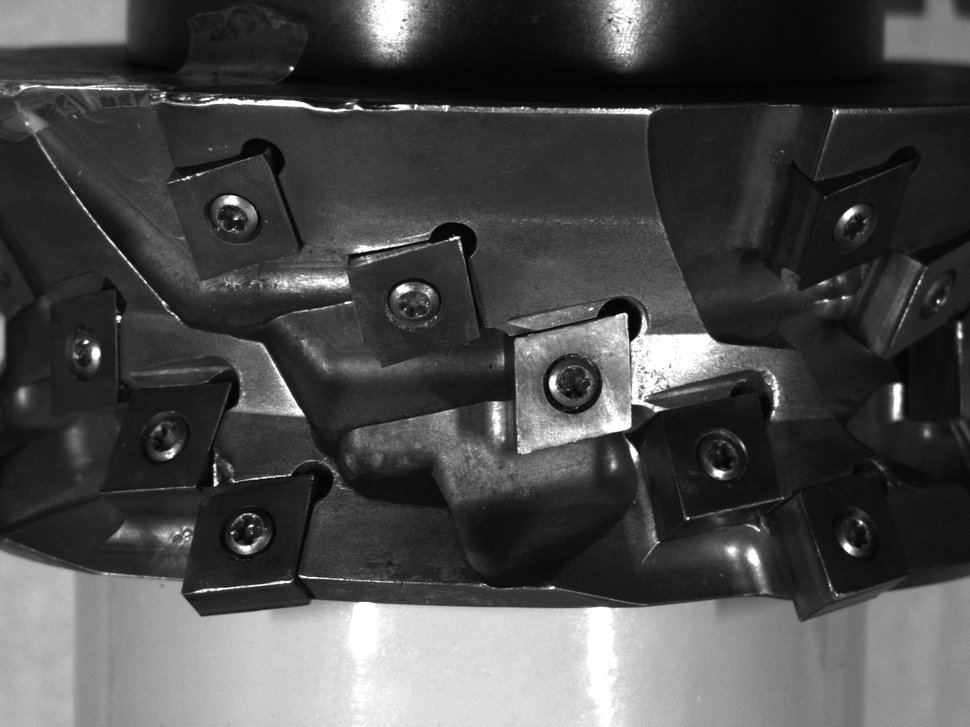
#> input picture Assignment-1/Task_8/HeadTool0002.bmp, 970 x 727 px, shrunk from 1280 x 960 before the run, found by its file name
$ jupyter execute task_part3.ipynb
#> lines starting #> are read from the running program, lines starting #| are printed output that depends on the picture; after the words box and inside, x2 and y2 are one past the last pixel; in counts of white or black regions, pixels touching at a corner belong together
[cell 1]
import matplotlib.pyplot as plt
import numpy as np
from skimage.transform import hough_line, hough_line_peaks
import cv2 as cv

[cell 2]
path = 'C:/Users/amrut/GitHub/Pattern-Recognition-Gr7/Assignment-1/Task_8/HeadTool0002.bmp'
img = plt.imread(path)
#> img is the input picture: shape (727, 970); min 2, max 255, mean 74.4
plt.figure(figsize=(8, 8))
plt.imshow(img, cmap='gray')
plt.title('Original Image')
plt.show()

double=np.asarray(img,dtype=np.float64) / 255.0
plt.figure(figsize=(8, 8))
plt.imshow(double, cmap='gray')
plt.title('Image in Double Precision')
plt.show()

image_cv = cv2.imread(path)
image_bw = cv2.cvtColor(image_cv, cv2.COLOR_BGR2GRAY)

clahe = cv2.createCLAHE(clipLimit=5)
final_img = clahe.apply(image_bw) + 30

_, ordinary_img = cv2.threshold(image_bw, 155, 255, cv2.THRESH_BINARY)

cv2.imshow("ordinary threshold", ordinary_img)
cv2.imshow("CLAHE image", final_img)

[cell 3]
hist,bins = np.histogram(img.flatten(),256,[0,256])
#> hist = 256 values, max 12085 at index 31, min 0 at index 0, mean 2754.6; bins = 257 values from 0 to 256

cdf = hist.cumsum()
#> cdf = 256 values from 0 to 705190
cdf_normalized = cdf * float(hist.max()) / cdf.max()
#> cdf_normalized = 256 values from 0 to 12085

plt.plot(cdf_normalized, color = 'b')
plt.hist(img.flatten(),256,[0,256], color = 'r')
plt.xlim([0,256])
plt.legend(('cdf','histogram'), loc = 'upper left')
plt.show()
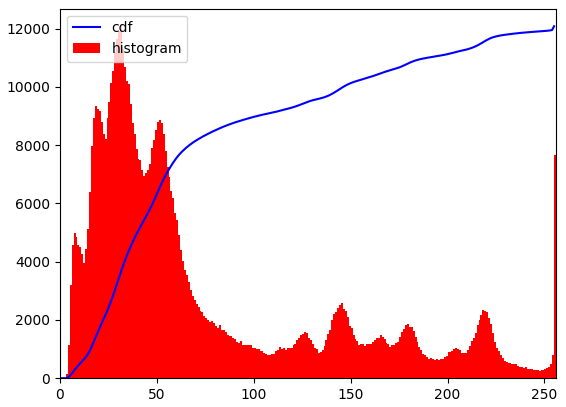
#> figure drawn by matplotlib, 1 panel; tallest bar 12085 high, from x = 31 to 32; curve peaks at x = 255, y = 12085

hist,bins = np.histogram(double.flatten(),256,[0,256])
#> hist = 256 values, max 697539 at index 0, min 0 at index 2, mean 2754.6

cdf = hist.cumsum()
#> cdf = 256 values from 697539 to 705190
cdf_normalized = cdf * float(hist.max()) / cdf.max()
#> cdf_normalized = 256 values from 689971 to 697539

plt.plot(cdf_normalized, color = 'b')
plt.hist(img.flatten(),256,[0,256], color = 'r')
plt.xlim([0,256])
plt.legend(('cdf','histogram'), loc = 'upper left')
plt.show()
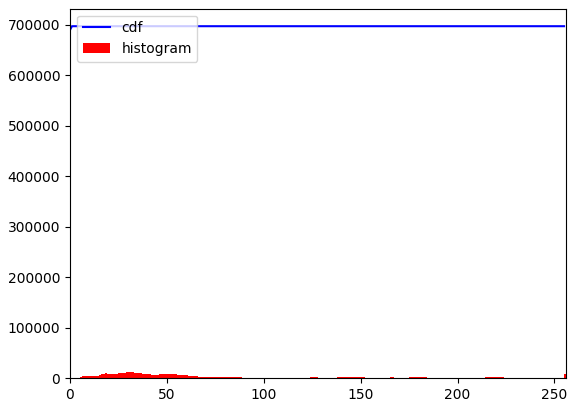
#> figure drawn by matplotlib, 1 panel; tallest bar 12085 high, from x = 31 to 32; curve peaks at x = 1, y = 697539

[cell 4]
cdf_m = np.ma.masked_equal(cdf,0)
cdf_m = (cdf_m - cdf_m.min())*255/(cdf_m.max()-cdf_m.min())
cdf = np.ma.filled(cdf_m,0).astype('uint8')
#> cdf = 256 values from 0 to 255
img2 = cdf[img]
#> img2: shape (727, 970); every value is 255
#img2_d = cdf[double]

hist,bins = np.histogram(img2.flatten(),256,[0,256])
#> hist = 256 values from 0 to 705190

cdf = hist.cumsum()
#> cdf = 256 values from 0 to 705190
cdf_normalized = cdf * float(hist.max()) / cdf.max()
#> cdf_normalized = 256 values from 0 to 705190

plt.plot(cdf_normalized, color = 'b')
plt.hist(img.flatten(),256,[0,256], color = 'r')
plt.xlim([0,256])
plt.legend(('cdf','histogram'), loc = 'upper left')
plt.show()
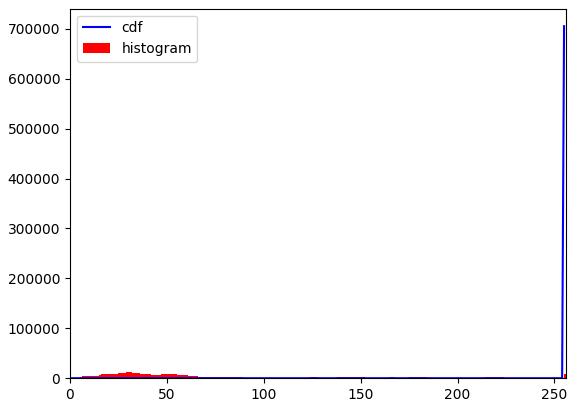
#> figure drawn by matplotlib, 1 panel; tallest bar 12085 high, from x = 31 to 32; curve peaks at x = 255, y = 705190

'''hist,bins = np.histogram(img2_d.flatten(),256,[0,256])

cdf = hist.cumsum()
cdf_normalized = cdf * float(hist.max()) / cdf.max()

plt.plot(cdf_normalized, color = 'b')
plt.hist(img.flatten(),256,[0,256], color = 'r')
plt.xlim([0,256])
plt.legend(('cdf','histogram'), loc = 'upper left')
plt.show()'''

[cell 5]
equ = cv.equalizeHist(img)
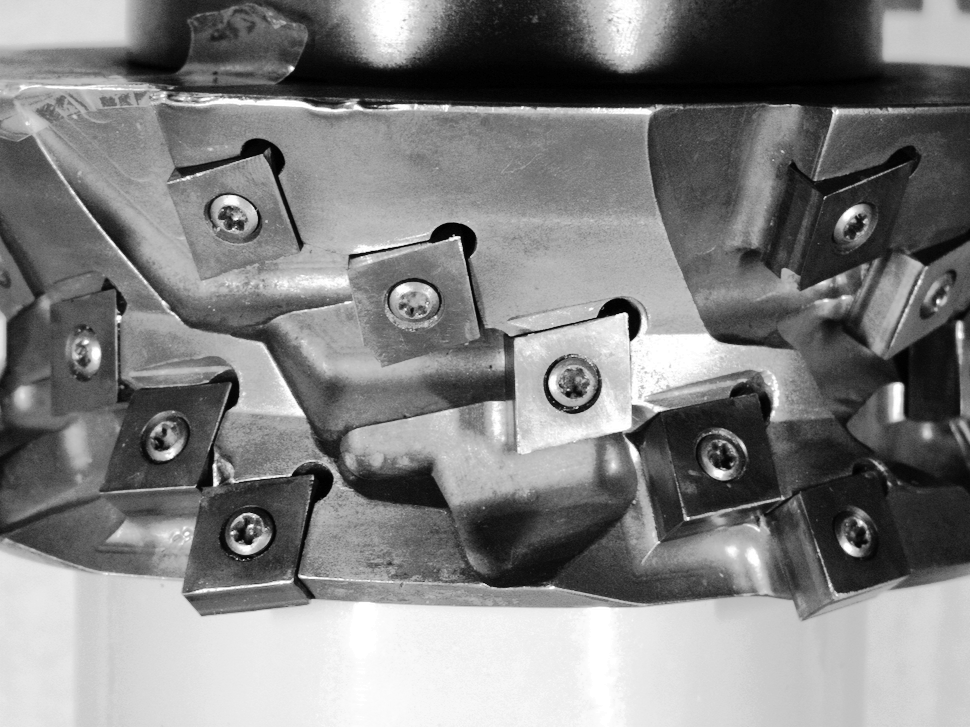
#> equ: shape (727, 970); min 0, max 255, mean 128.6
res = np.hstack((img,equ)) #stacking images side-by-side
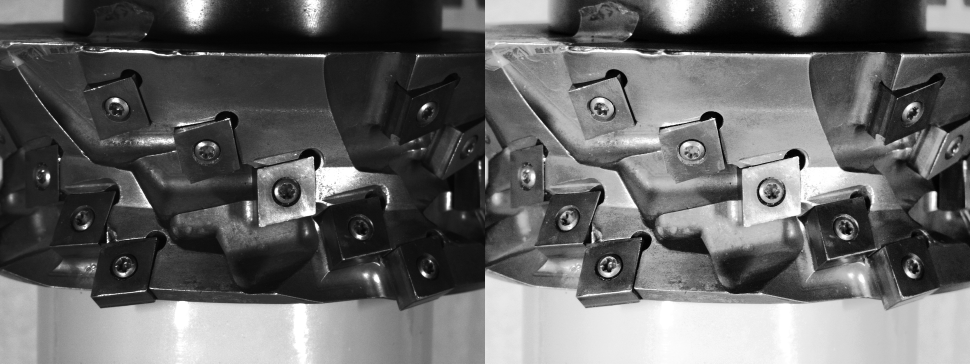
#> res: shape (727, 1940) (shown at 1/2 size); min 0, max 255, mean 101.5
cv.imwrite('res.png',res)

clahe = cv.createCLAHE(clipLimit=2.0, tileGridSize=(8,8))
cl1 = clahe.apply(img)
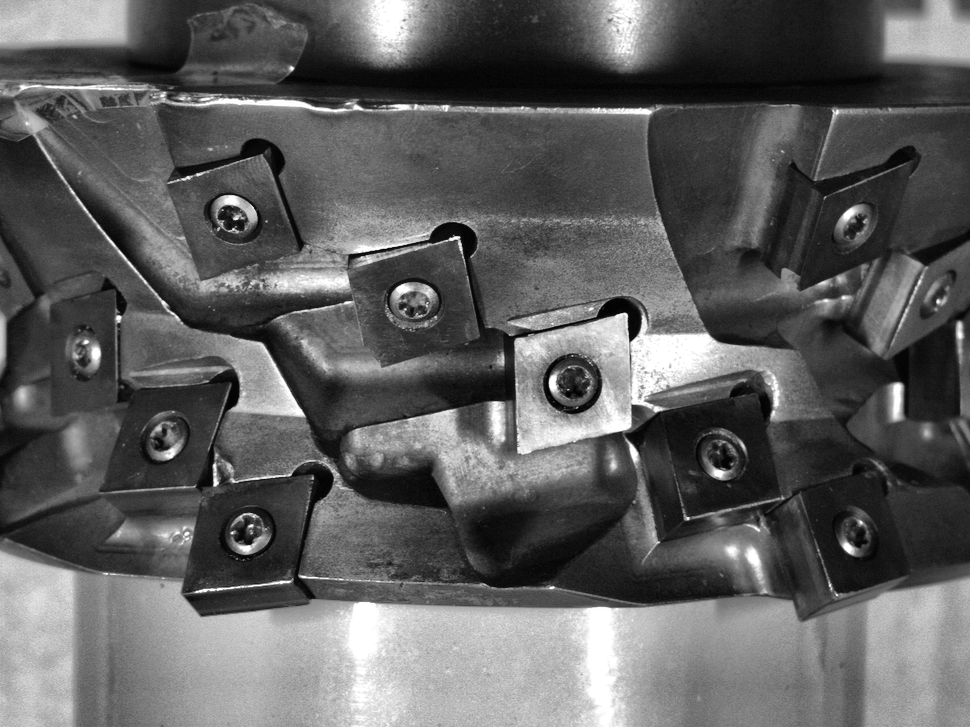
#> cl1: shape (727, 970); min 1, max 255, mean 94.8

cv.imwrite('clahe_2.jpg',cl1)

img2 = plt.imread('res.png')
#> img2: shape (727, 1940) float32; min 0, max 1, mean 0.398
plt.figure(figsize=(8, 8))
plt.imshow(img2, cmap='gray')
plt.title('Change in contrast')
plt.show()

img2 = plt.imread('clahe_2.jpg')
#> img2: shape (727, 970); min 0, max 255, mean 94.8
plt.figure(figsize=(8, 8))
plt.imshow(img2, cmap='gray')
plt.title('Change in contrast')
plt.show()

$ run again, with Assignment-1/Task_8/Cameraman.tiff saved as Assignment-1/Task_8/HeadTool0002.bmp
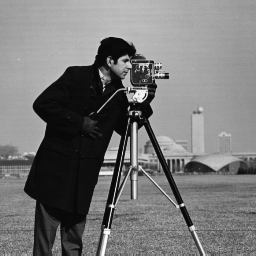
#> input picture Assignment-1/Task_8/Cameraman.tiff, 256 x 256 px, found by its file name
#> img is the input picture: shape (256, 256); min 7, max 253, mean 118.7
#> `hist,bins = np.histogram(img.flatten(),256,[0,256])`: hist = 256 values, max 1685 at index 14, min 0 at index 0, mean 256; bins = 257 values from 0 to 256
#> `cdf = hist.cumsum()`: cdf = 256 values from 0 to 65536
#> `cdf_normalized = cdf * float(hist.max()) / cdf.max()`: cdf_normalized = 256 values from 0 to 1685
#> `hist,bins = np.histogram(double.flatten(),256,[0,256])`: hist = 256 values, max 65536 at index 0, min 0 at index 1, mean 256
#> `cdf = hist.cumsum()`: cdf = 256 values from 65536 to 65536
#> `plt.show()`:
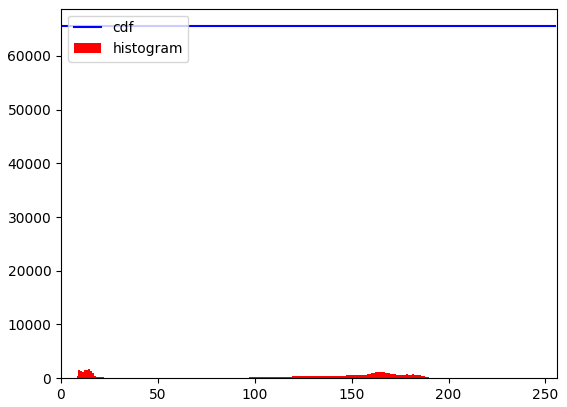
#> figure drawn by matplotlib, 1 panel; tallest bar 1685 high, from x = 14 to 15
#> `cdf = np.ma.filled(cdf_m,0).astype('uint8')`: cdf = 256 values from 0 to 0
#> `cdf = hist.cumsum()`: cdf = 256 values from 65536 to 65536
#> `cl1 = clahe.apply(img)`:
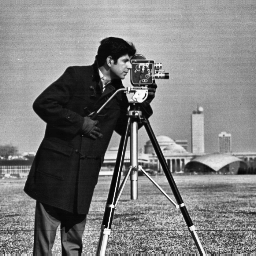
#> cl1: shape (256, 256); min 2, max 255, mean 126.3
